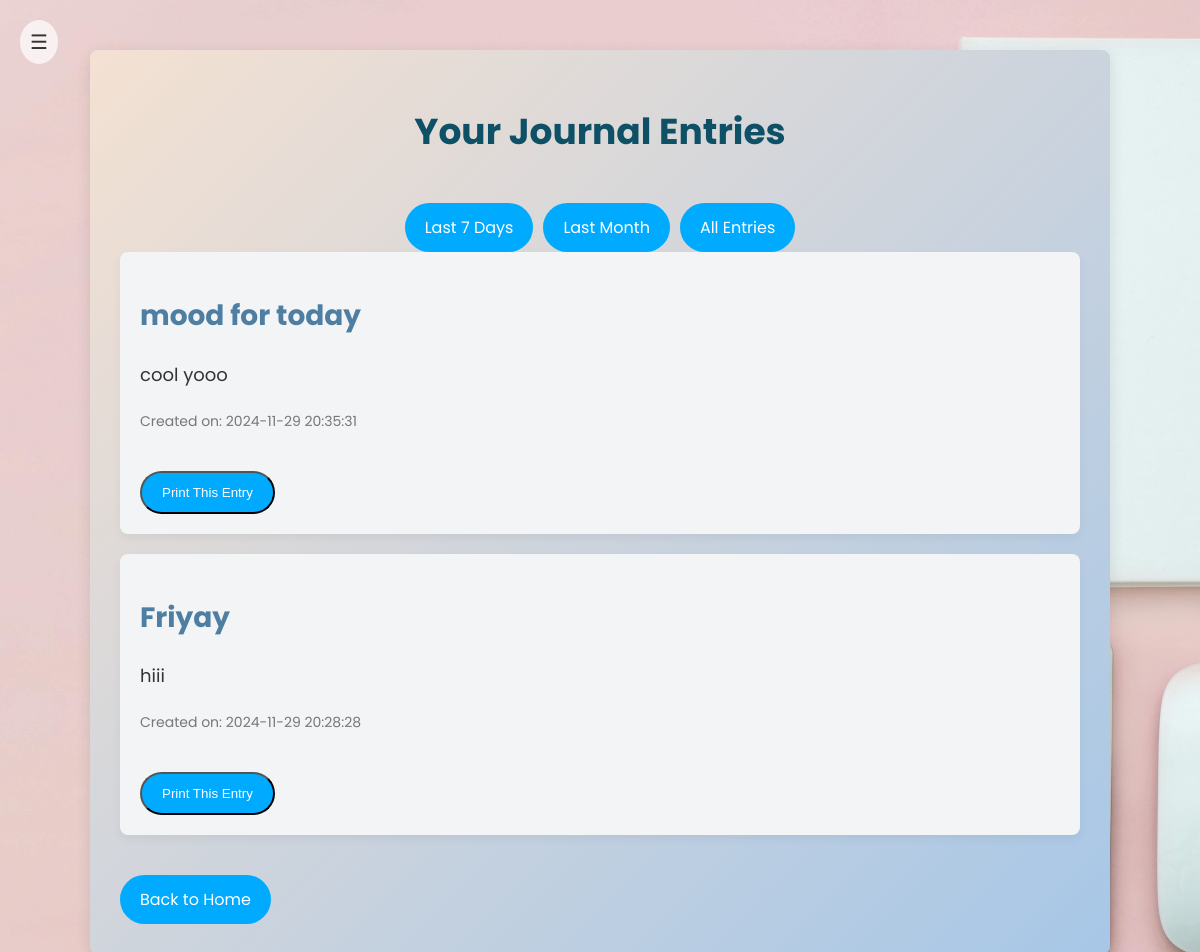
Page /journal_final/read_entry.php (signed in) on the committed database.
### tables this page shows
CREATE TABLE `journal` (
  `journal_id` int(11) NOT NULL,
  `ID` int(11) NOT NULL,
  `file_name` varchar(255) NOT NULL,
  `file_content` text NOT NULL,
  `created_at` timestamp NOT NULL DEFAULT current_timestamp()
);

### journal_final/read_entry.php (the view, shortened to what this page needs)
<?php
$host = 'localhost';
$dbname = 'mentalhealthapp';
$user = 'root';
$pass = '';
try {
    $conn = new PDO("mysql:host=$host;dbname=$dbname;charset=utf8", $user, $pass);
    $conn->setAttribute(PDO::ATTR_ERRMODE, PDO::ERRMODE_EXCEPTION);
} catch (PDOException $e) {
    die("Database connection failed: " . $e->getMessage());
}
if (isset($_SESSION['username']) && isset($_SESSION['ID'])) {
    $user_id = $_SESSION['ID'];
} elseif (isset($_COOKIE['username']) && isset($_COOKIE['ID'])) {
    $username = $_COOKIE['username'];
    $user_id = $_COOKIE['ID'];
} else {
    $username = "Guest";
    $user_id = null;
}
$filter = isset($_GET['filter']) ? $_GET['filter'] : 'all';
function fetch_entries($filter, $conn, $user_id) {
    switch ($filter) {
        default:
            $sql = "SELECT * FROM journal WHERE ID = ? ORDER BY created_at DESC";
            break;
    }
    $stmt = $conn->prepare($sql);
    $stmt->execute([$user_id]);
    return $stmt->fetchAll(PDO::FETCH_ASSOC);
}
$entries = fetch_entries($filter, $conn, $user_id);
?>
<!DOCTYPE html>
<html lang="en">
<head>
</head>
<body>
<button class="toggle-btn">☰</button>
<div class="container">
    <h1>Your Journal Entries</h1>
    <div class="button-container">
        <a href="?filter=7days" class="filter-button">Last 7 Days</a>
        <a href="?filter=month" class="filter-button">Last Month</a>
        <a href="?filter=all" class="filter-button">All Entries</a>
    </div>
    <?php if (empty($entries)) { ?>
        <p>No entries found.</p>
    <?php } else { ?>
        <?php foreach ($entries as $entry) { ?>
            <div class="entry" id="entry-<?php echo $entry['ID']; ?>">
                <h2><?php echo htmlspecialchars($entry['file_name']); ?></h2>
                <p><?php echo nl2br(htmlspecialchars($entry['file_content'])); ?></p>
                <p><small>Created on: <?php echo $entry['created_at']; ?></small></p>
                <button class="print-button" onclick="printEntry(<?php echo $entry['ID']; ?>)">Print This Entry</button>
            </div>
        <?php } ?>
    <?php } ?>
    <a href="journal.php" class="back-button">Back to Home</a>
</div>
</body>
</html>

### journal_final/read_entry.php (style rules this page uses)
body { font-family: 'Poppins', sans-serif; background-color: #f7f7f7; background-image: url('background.jpg'); background-size: cover; background-position: center center; background-attachment: fixed; margin: 0; padding: 0; color: #333; }
.container { width: 80%; margin: 50px auto; padding: 30px; background-color: #ffffff; box-shadow: 0 4px 15px rgba(0, 0, 0, 0.1); border-radius: 8px; background: linear-gradient(135deg, #f4e1d2, #a7c7e7); }
h1 { color: #0e5066; text-align: center; font-size: 36px; }
.entry { background-color: #f3f4f6; padding: 20px; margin-bottom: 20px; border-radius: 8px; box-shadow: 0 4px 10px rgba(0, 0, 0, 0.05); }
.entry h2 { color: #4e7ea1; font-size: 28px; }
.entry p { font-size: 18px; color: #333; line-height: 1.5; }
.entry small { color: #777; font-size: 14px; }
.button-container { display: flex; justify-content: center; gap: 10px; }
.filter-button, .back-button, .print-button { display: inline-block; background-color: #00aaff; color: white; padding: 12px 20px; text-align: center; border-radius: 30px; text-decoration: none; margin-top: 20px; }
.toggle-btn { position: absolute; top: 20px; left: 20px; background-color: rgba(255, 255, 255, 0.7); color: #333; padding: 10px; border: none; border-radius: 50%; cursor: pointer; font-size: 20px; z-index: 3; transition: background-color 0.3s ease, transform 0.2s ease; }

### rows in the picture
journal: file_name "mood for today", file_content "cool yooo", created_at "2024-11-29 20:35:31"
journal: file_name "Friyay", file_content "hiii", created_at "2024-11-29 20:28:28"
